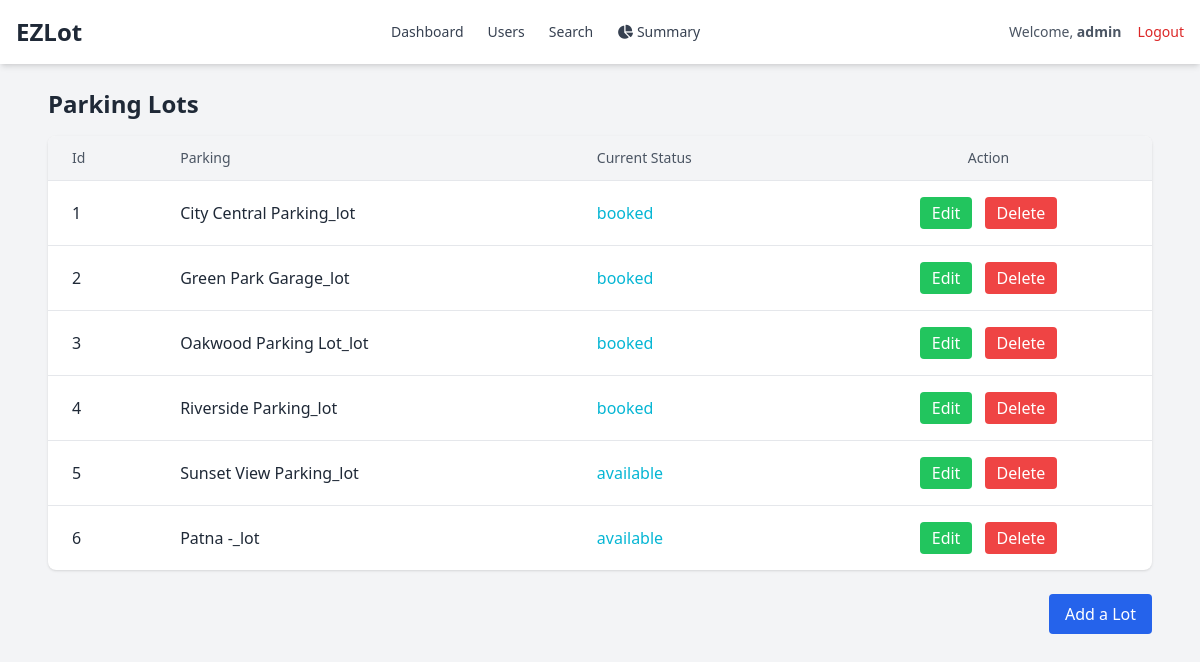
The page /admin on the database its author committed.
### application/models.py (models this page shows)
class User(db.Model):
    id = db.Column(db.Integer(), primary_key=True)
    email = db.Column(db.String(), unique=True, nullable=False)
    pwd = db.Column(db.String(),nullable=False)
    fullname=db.Column(db.String(), nullable=False)
    address = db.Column(db.String(), nullable=False)
    pincode = db.Column(db.String(), nullable=False)
    type = db.Column(db.String(), default="general")
    detais = db.relationship("Info", backref="creator")

class Info(db.Model):
    id = db.Column(db.Integer(), primary_key=True)
    parking = db.Column(db.String(), nullable=False)
    status = db.Column(db.String(), nullable=False)
    location = db.Column(db.String(), nullable=False)
    address = db.Column(db.String(), nullable=False)
    pincode = db.Column(db.String(), nullable=False)
    price = db.Column(db.String(), nullable=False)
    maxispot = db.Column(db.String(), nullable=False)
    vehicle_no = db.Column(db.String(), nullable=True)
    timestamp = db.Column(db.DateTime(), nullable=True)
    user_id = db.Column(db.Integer(), db.ForeignKey("user.id"), nullable=False)

### application/controllers.py (the view)
@app.route("/admin")
def admin_dash():
    this_user = User.query.filter_by(type="admin").first()
    all_info = Info.query.all()
    return render_template("admin_dash.html", this_user=this_user, all_info=all_info)

### templates/admin_dash.html (shortened to what this page needs)
<!DOCTYPE html>
<html lang="en">
<head>
    <script src="https://cdn.tailwindcss.com"></script>
    <link rel="stylesheet" href="https://cdnjs.cloudflare.com/ajax/libs/font-awesome/6.5.0/css/all.min.css" />
</head>
<body class="bg-gray-100 text-gray-800 font-sans">
    <nav class="bg-white shadow-md">
    <div class="max-w-7xl mx-auto px-4 py-4 flex justify-between items-center">
        <div class="flex items-center space-x-3">
            <span class="text-2xl font-bold text-gray-800">EZLot</span>
        </div>
        <div class="hidden md:flex space-x-6">
            <a href="/admin" class="text-gray-700 hover:text-cyan-500 text-sm font-medium">Dashboard</a>
            <a href="/users" class="text-gray-700 hover:text-cyan-500 text-sm font-medium">Users</a>
            <a href="/search_parking" class="text-gray-700 hover:text-cyan-500 text-sm font-medium">Search</a>
            <a href="/summary" class="text-gray-700 hover:text-cyan-500 text-sm font-medium flex items-center">
                <i class="fas fa-chart-pie mr-1"></i> Summary
            </a>
        </div>
        <div class="flex items-center space-x-4">
            <span class="text-sm text-gray-600">Welcome, <strong>{{ this_user.fullname }}</strong></span>
            <a href="/logout" class="text-red-600 hover:text-red-800 text-sm font-medium">Logout</a>
        </div>
    </div>
</nav>
    <main class="max-w-6xl mx-auto p-6">
        <h3 class="text-2xl font-bold mb-4">Parking Lots</h3>
        <div class="overflow-x-auto bg-white shadow rounded-lg">
            <table class="min-w-full divide-y divide-gray-200">
                <thead class="bg-gray-100">
                    <tr>
                        <th class="px-6 py-3 text-left text-sm font-medium text-gray-600">Id</th>
                        <th class="px-6 py-3 text-left text-sm font-medium text-gray-600">Parking</th>
                        <th class="px-6 py-3 text-left text-sm font-medium text-gray-600">Current Status</th>
                        <th class="px-6 py-3 text-center text-sm font-medium text-gray-600">Action</th>
                    </tr>
                </thead>
                <tbody class="divide-y divide-gray-200">
                    {% for info in all_info %}
                    <tr class="hover:bg-gray-50">
                        <td class="px-6 py-4">{{ loop.index }}</td>
                        <td class="px-6 py-4">{{ info.parking }}</td>
                        <td class="px-6 py-4 text-cyan-500">
                            <a href="/parking_spot/{{ info.id }}">{{ info.status }}</a>
                        </td>
                        <td class="px-6 py-4 text-center space-x-2">
                            <a href="/edit_parking/{{ info.id }}" class="inline-block px-3 py-1 bg-green-500 text-white rounded hover:bg-green-600">Edit</a>
                            <form action="/delete_parking/{{ info.id }}" method="post" class="inline">
                                <button type="submit" class="px-3 py-1 bg-red-500 text-white rounded hover:bg-red-600">Delete</button>
                            </form>
                        </td>
                    </tr>
                    {% endfor %}
                </tbody>
            </table>
        </div>
        <div class="text-right mt-6">
            <a href="/add_lot" class="inline-block bg-blue-600 text-white px-4 py-2 rounded hover:bg-blue-700">Add a Lot</a>
        </div>
    </main>
</body>
</html>

### rows shown on the page
User: fullname "admin"
Info: parking "City Central Parking_lot", status "booked"
Info: parking "Green Park Garage_lot", status "booked"
Info: parking "Oakwood Parking Lot_lot", status "booked"
Info: parking "Riverside Parking_lot", status "booked"
Info: parking "Sunset View Parking_lot", status "available"
Info: parking "Patna -_lot", status "available"
